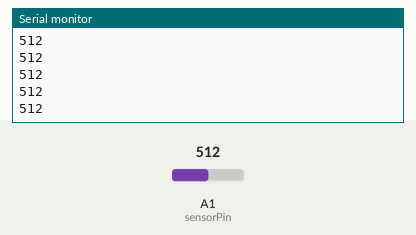
Recording of a sketch running on a simulated Arduino Uno, built with avr-gcc and run on an emulated ATmega328P. On the bench: the last lines printed to the serial monitor. The test bench sets the inputs (shaded band); at power-on: A1 (sensorPin) = 512.

Above: at 1.2 s.
1.3 s: A1 (sensorPin) set to 716
At 2.1 s:
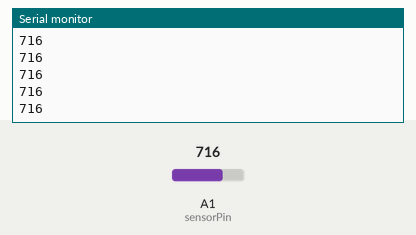
2.8 s: A1 (sensorPin) set to 900
At 3.7 s:
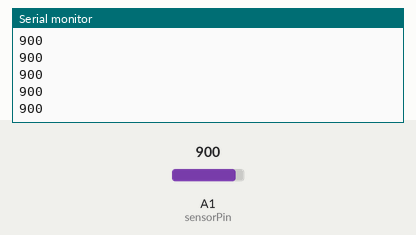
Timing chart, 0 to 5.8 s (numbered marks = the images above; inputs shaded):
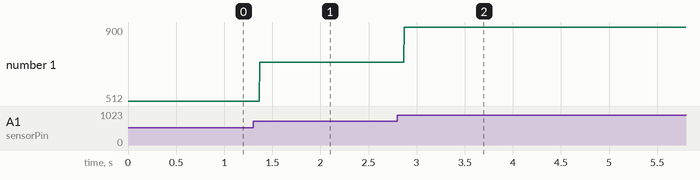

Measured:
- after the input at 1.3 s, the serial monitor: prints a new line after 0.07 s (image 1)
- after the input at 2.8 s, the serial monitor: prints a new line after 0.07 s (image 2)
- plotted number 1: 512 → 716 after the input at 1.3 s, 716 → 900 after the input at 2.8 s

The sketch:

InfraredNoInterrupt.ino
```cpp
int sensorPin = A1;
int sensorValue = 0;
int sumValue = 0;
int avgValue = 0;
int count = 0;
void setup() {
  // put your setup code here, to run once:
  Serial.begin(9600);

}

void loop() {
  // put your main code here, to run repeatedly:
  sensorValue = analogRead(sensorPin);
  Serial.println(sensorValue);
  delay(1);
//  sensorValue2 = analogRead(sensor2);

//  sumValue = sensorValue + sumValue;
//  sumValue2 = sensorValue2 + sumValue2;

//  if(count==300){
//    avgValue = sumValue/count;
////    avgValue2 = sumValue2/count;
//    Serial.println(avgValue);
//    sumValue = 0;
//    avgValue = 0;
//    sumValue2 = 0;
//    avgValue2 = 0;
//    count =0;
//    delay(1000);
//  }
//  count = count + 1;
}
```
